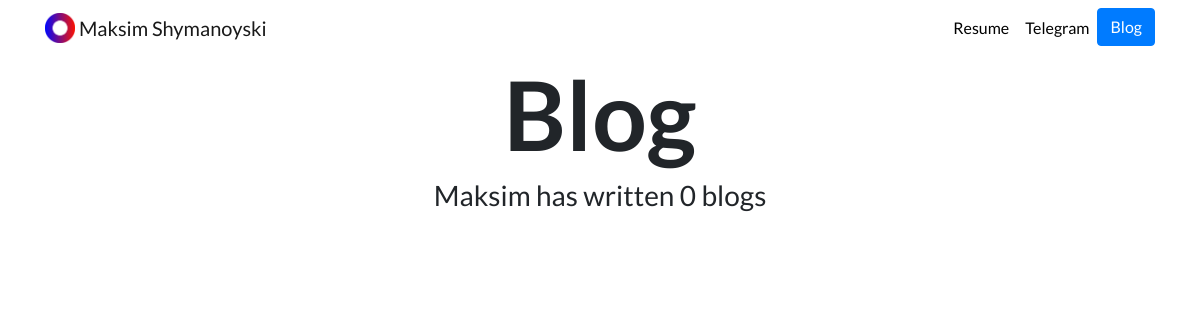
The page /blog/ on the database as committed earlier.
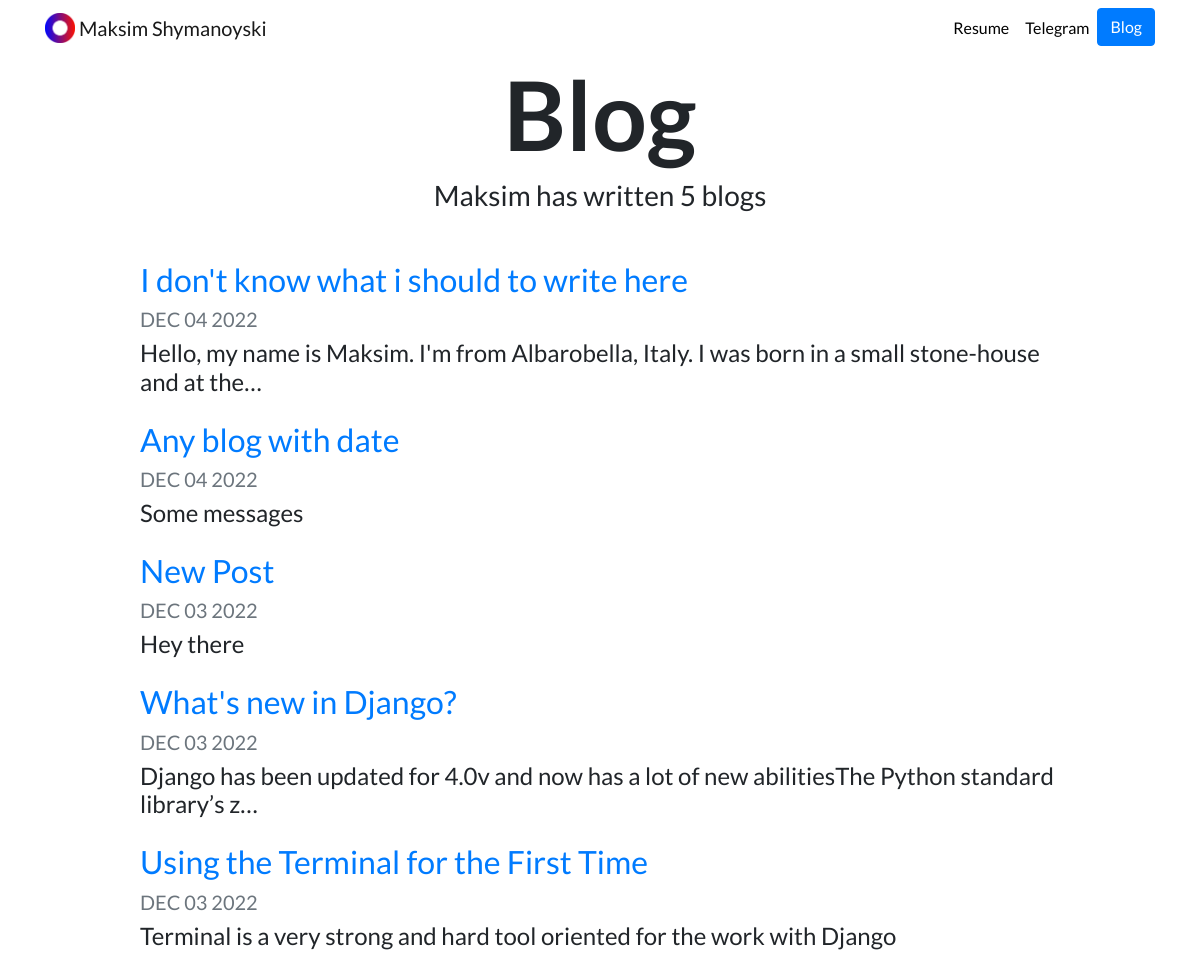
The same page on the database as committed later.
### blog/models.py (models this page shows, shortened)
class Blog(models.Model):
    title = models.CharField(max_length=200)
    date = models.DateField()
    message = models.TextField()

### blog/views.py (the view)
# urls.py: path('', views.all_blogs, name='all_blogs'),
def all_blogs(request):
    blogs = Blog.objects.order_by('-date')
    return render(request, 'blog/all_blogs.html', {'blogs': blogs})

### blog/templates/blog/all_blogs.html
{% extends "portfolio/base.html" %}
{% load static %}
{% block content %}
<h1 id="blogtitle" class="font-weight-bold text-center">Blog</h1>
<h3 class="text-center mb-5">Maksim has written {{ blogs.count }} blog{{ blogs.count|pluralize }}</h3>
{% for blog in blogs %}
<div class="row justify-content-center my-3">
  <div class="col-md-10">
    <a href="{% url 'blog:detail' blog.id %}">
      <h2>{{ blog.title }}</h2>
    </a>
    <h5 class="text-muted">{{ blog.date|date:'M d Y'|upper }}</h5>
    <h4>{{ blog.message|striptags|truncatechars:100 }}</h4>
  </div>
</div>
{% endfor %}
{% endblock %}

### portfolio/templates/portfolio/base.html (shortened to what this page needs)
{% load static %}
<!doctype html>
<html lang="en">
<head>
  <link rel="stylesheet" href="https://stackpath.bootstrapcdn.com/bootstrap/4.4.1/css/bootstrap.min.css">
  <link rel="stylesheet" href="{% static "portfolio/custom.css" %}">
</head>
<body>
  <nav id="topNav" class="navbar navbar-expand-md navbar-light">
    <div class="container">
      <a class="navbar-brand" href="{% url 'home' %}">
        <img src="{% static "portfolio/Logo.png" %}" width="30" height="30" class="d-inline-block align-top" alt="Nick's Logo">
        <span>Maksim Shymanoyski</span>
      </a>
      <div class="collapse navbar-collapse text-center" id="navbarNav">
        <ul class="navbar-nav ml-auto">
          <li class="nav-item">
            <a class="nav-link" href="{% static "portfolio/resume.pdf" %}">Resume</a>
          </li>
          <li class="nav-item">
            <a class="nav-link" href="https://t.me/mmakkssikk" target="_blank">Telegram</a>
          </li>
          <li>
            <a role="button" href="{% url 'blog:all_blogs' %}" class="btn btn-primary">Blog</a>
          </li>
        </ul>
      </div>
    </div>
  </nav>
  <div class="container">
    {% block content %}{% endblock %}
  </div>
</body>
</html>

### portfolio/static/portfolio/custom.css (style rules this page uses)
.navbar-nav .nav-link { color: rgba(0,0,0,1) !important; }
body { font-family: 'Lato', sans-serif; }
#blogtitle { font-size: 6rem; }

Rows that differ between the two databases and show on the page:
added Blog: title "I don't know what i should to write here", date "DEC 04 2022", message "Hello, my name is Maksim. I'm from Albarobella, Italy. I was born in a small stone-house and at the…"
added Blog: title "Any blog with date", date "DEC 04 2022", message "Some messages"
added Blog: title "New Post", date "DEC 03 2022", message "Hey there"
added Blog: title "What's new in Django?", date "DEC 03 2022", message "Django has been updated for 4.0v and now has a lot of new abilitiesThe Python standard library’s z…"
added Blog: title "Using the Terminal for the First Time", date "DEC 03 2022", message "Terminal is a very strong and hard tool oriented for the work with Django"
Other text that changed with them:
{{ blogs.count }}: "0" → "5"
